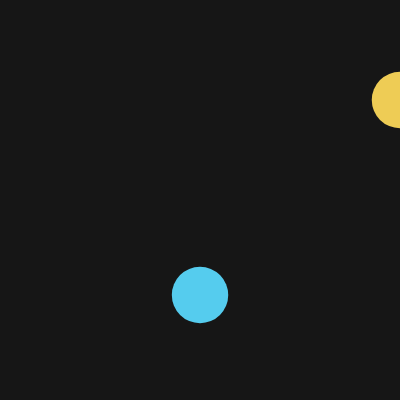
Frame 1 (no input)
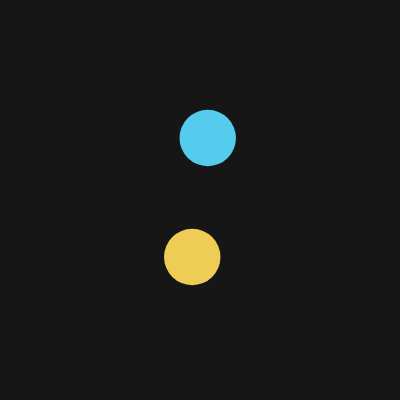
Frame 60 (no input)
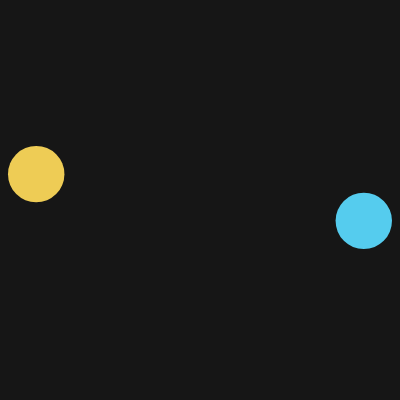
Frame 120 (the mouse pressed at the canvas centre since frame 60)

The p5.js sketch that drew these frames (run headless with seeded random() and noise() and a simulated clock; from frame 60 on, the mouse is pressed at the canvas centre):

// p5.js sketch
// ── sketch.js
let planets,
    translation;

const WIDTH = 400;
const HEIGHT = 400;
function setup() {
  createCanvas(WIDTH, HEIGHT);
  // frameRate(4);
  planets = [
    new Planet(10000, 400, 100, 0, 0, "#EC5"),
    new Planet(10000, 200, 300, 0, -5, "#5CE"),
    // new Planet(50, 400, 700, 15, 0, "#5EA"),
    // new Planet(100, 400, 0, 13, 0, "#CCC")
  ]
  translation = createVector(0, 0, 1);
  //frameRate(20);
}

class Positions {
  constructor(planets) {
    this.planets = planets;

    this.calculate();
  }
  
  calculate() {
    let x1 = Infinity;
    let x2 = -Infinity;
    let y1 = Infinity;
    let y2 = -Infinity;
    // console.log('this.planets', this.planets);
    this.planets.forEach(planet => {
    // for (planet in this.planets) {
      const {x, y} = planet.position;
      
      if (x < x1) {
        x1 = x;
      }
      if (x > x2) {
        x2 = x;
      }
      if (y < y1) {
        y1 = y;
      }
      if (y > y2) {
        y2 = y;
      }
    // }
    });

    this.width = x2 - x1;
    this.height = y2 - y1;
    // print(x1, x2, y1, y2);
    const xCenter = x1 + (this.width)/2;
    const yCenter = y1 + (this.height)/2;

    this.center = createVector(xCenter, yCenter);
  }
}

function setScale(distanceX, distanceY) {
  const distanceToUse = Math.max(distanceX, distanceY);
  const distanceWithBuffer = distanceToUse * 1.2;
  return distanceWithBuffer / WIDTH;
  print({newScale})
  // scale(newScale);
}

function setBounds() {
  const positions = new Positions(planets);
  const {width, height, center} = positions;

  // setScale(width, height);
  translation.x = -center.x + (WIDTH / 2);
  translation.y = -center.y + (HEIGHT / 2);
  translation.z = setScale(width, height);
  // scale(1 - (1.2 / frameCount));
  print({width, height});
  
  // console.log('translation.x, translation.y, center', translation.x, translation.y, center)

  // console.log('', translation.y)
  // console.log({width, height})

  // scale(1 - (0.04 * frameCount));


}

function draw() {
  // scale(1/ (frameCount));
  translate(translation);
  background(22);
  for (let a = 0; a < planets.length; a++) {
    for (let b = 0; b < planets.length; b++) {
      planets[a].calculateForce(planets[b]);
    }
  }
  for (const planet of planets) {
    planet.applyForce();
    // planet.show();
  }
  // Take leftX
  // Take rightX
  // Take topY
  // Take bottomY
  // Center of x -> compare against
  // let newTranslationX = 0;
  // let newTranslationY = 0;
  // let newScale = 1;
  // scale(newScale);
  setBounds();
  for (const planet of planets) {
    // planet.applyForce();
    planet.show();
  }
  // planet[0].speed = createVector(0, 0);
  // if (keyIsPressed) {
  //   switch (key) {
  //     case "ArrowLeft":
  //       translation.x += 10;
  //       break;
  //     case "ArrowRight":
  //       translation.x -= 10;
  //       break;
  //     case "ArrowUp":
  //       translation.y += 10;
  //       break;
  //     case "ArrowDown":
  //       translation.y -= 10;
  //       break;
  //   }
  // }
  p1 = planets[0];
  p2 = planets[1];
  // print(p1.position, p2.position, translation)
}

// ── Planet.js
// const FORCE = 6.674;
const FORCE = 0.25;

class Planet {
  constructor(mass, x, y, xSpeed, ySpeed, color) {
    this.mass = mass;
    this.position = createVector(x, y);
    this.speed = createVector(xSpeed, ySpeed);
    this.color = color;
  }
  calculateForce(planet) {
    const distance = dist(this.position.x, this.position.y, planet.position.x, planet.position.y);
    const force = FORCE * this.mass * planet.mass / distance ** 2;
    this.speed.add(force * (planet.position.x - this.position.x) / distance / this.mass, force * (planet.position.y - this.position.y) / distance / this.mass);
  }
  applyForce() {
    this.position.add(this.speed);
  }
  show() {
    fill(this.color);
    noStroke();
    circle(this.position.x, this.position.y, sqrt(this.mass / PI));
  }
}
